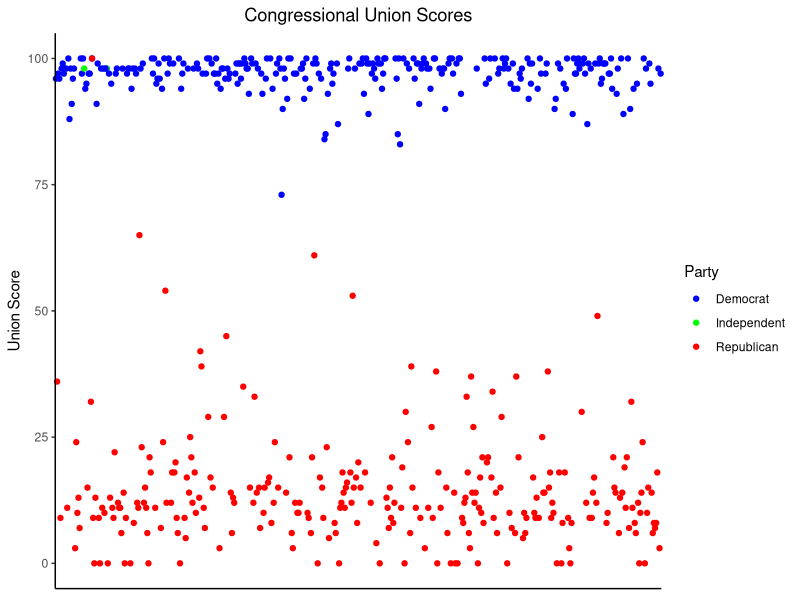
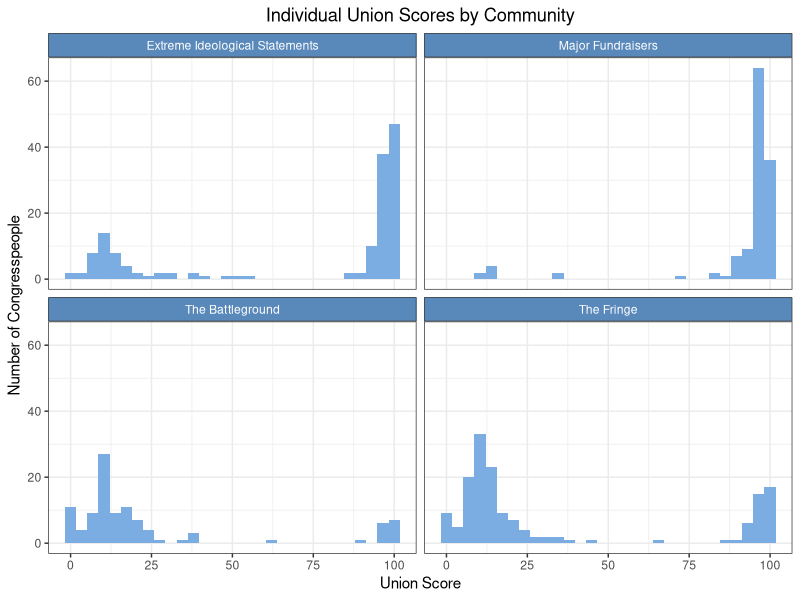
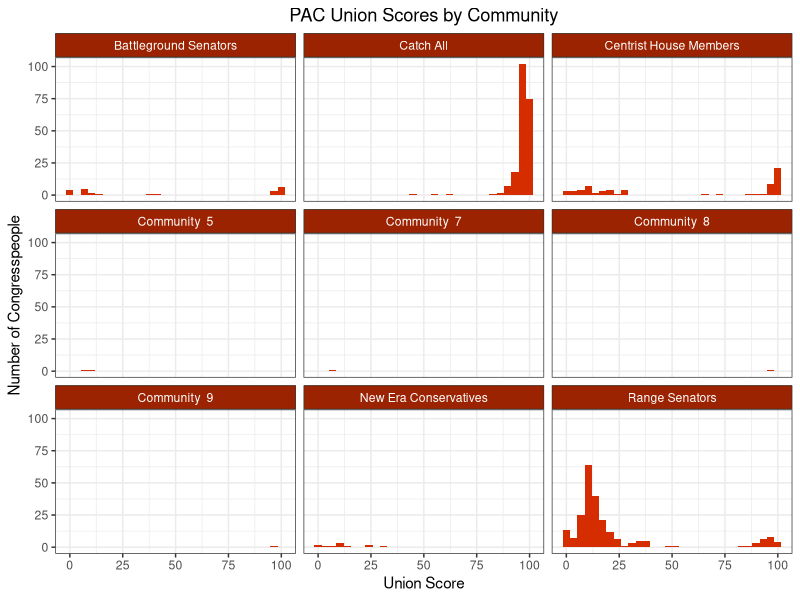
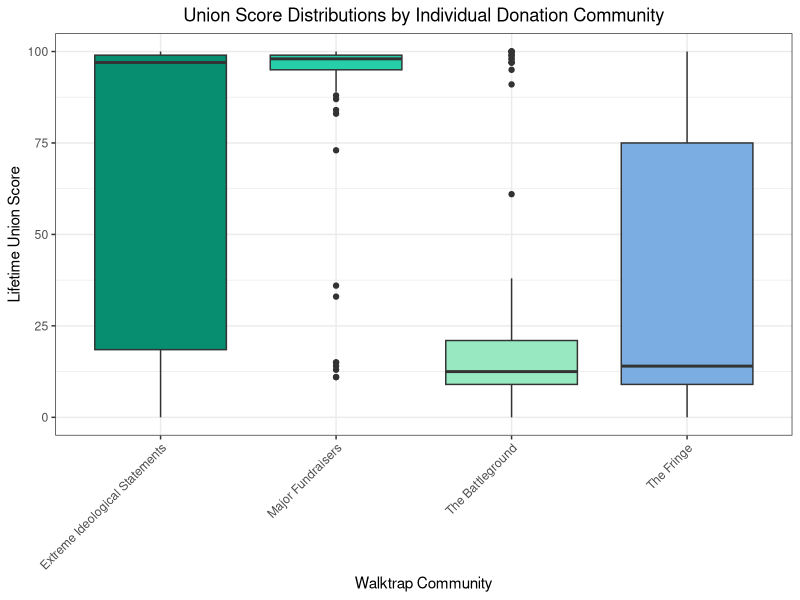
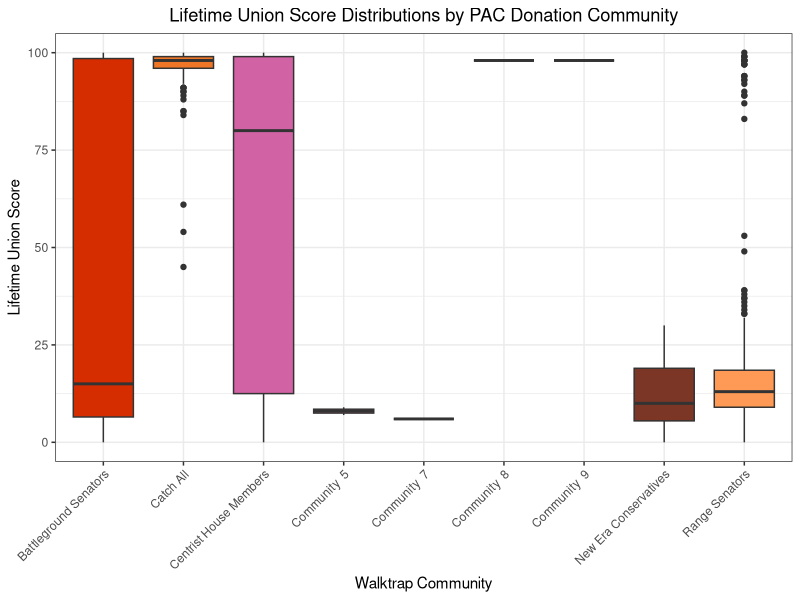
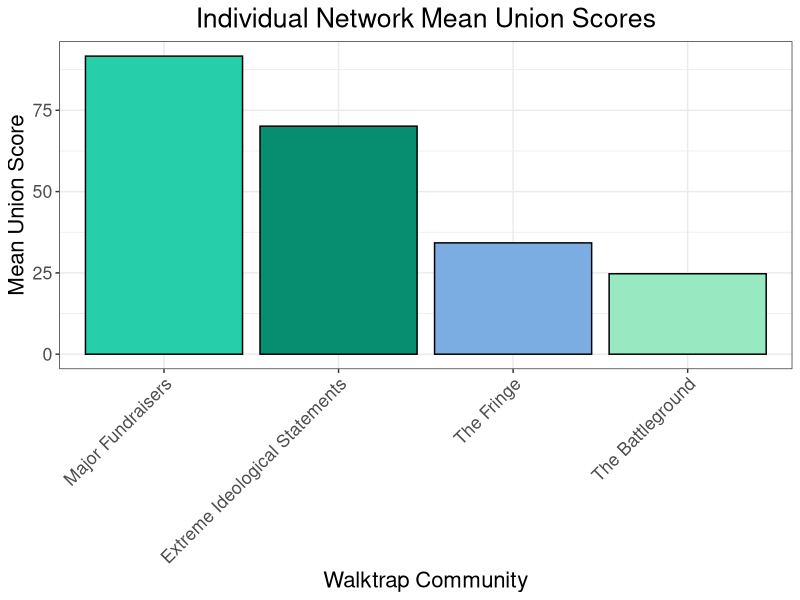
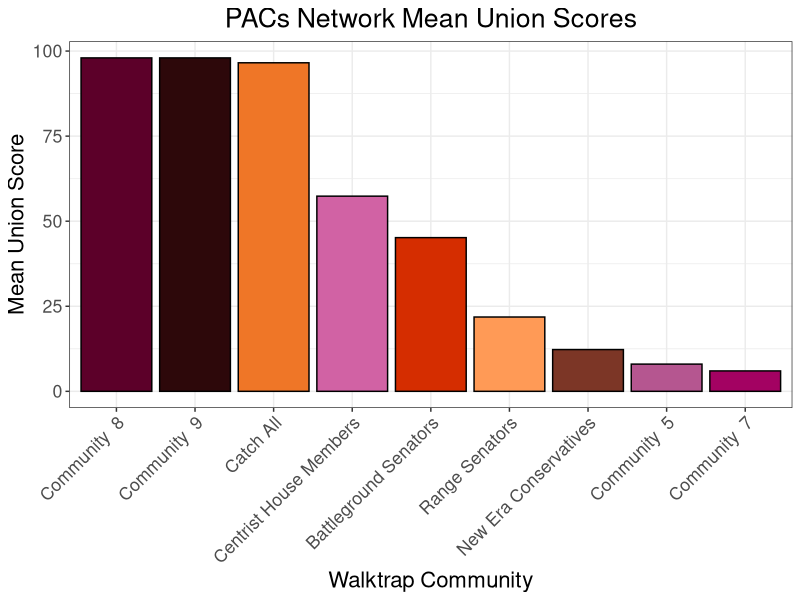

Reproduce these figures in R, in order.
## ---- chunk 1
#| echo: false
#| message: false

# This chunk loads any packages we need.
# Because "message: false", any R messages from this chunk do not appear in our paper.

library(kableExtra)
library(parameters)
library(tidyverse)
library(ggplot2)
## ---- chunk 2
individuals = read_csv("./analysis/individual_communities_and_scores.csv", show_col_types = FALSE)
individuals = individuals %>% 
  mutate(party = str_sub(congresspeople, -2, -2)) %>% 
  mutate(community = paste("Community", community))

individuals = individuals %>% 
  drop_na() %>% 
  rename(score = score1) %>% 
  rename(lifetime_score = lifetime_score1)

ggplot(individuals, mapping = aes(x = name, y = lifetime_score, color = party))+
  theme_classic()+
  geom_point() +
  coord_cartesian(clip = "off")+
  scale_color_manual(breaks = c("D", "I", "R"), 
                    values = c("blue", "green", "red"),
                    labels=c("Democrat", "Independent", "Republican")) + 
  labs(title = "Congressional Union Scores",
       y = "Union Score")+
  guides(color = guide_legend(title = "Party"))+
  theme(axis.title.x = element_blank(),
        axis.ticks.x = element_blank(),
        axis.text.x = element_blank(),
        plot.title = element_text(hjust=0.5))

## ---- chunk 3
individual_naming = function(c){
  if(c == 1){
    return("Major Fundraisers")
  }else if(c == 2){
    return("Extreme Ideological Statements")
  }else if (c == 3){
    return("The Fringe")
  }else if( c == 4){
    return("The Battleground")
  }else{
    return(paste("Community ", c))
  }
}

pac_naming = function(c){
  if(c == 1){
    return("Battleground Senators")
  }else if(c == 2){
    return("New Era Conservatives")
  }else if (c == 3){
    return("Range Senators")
  }else if( c == 4){
    return("Catch All")
  }else if(c == 6){
    return("Centrist House Members")
  } else{
    return(paste("Community ", c))
  }
}

individuals = read_csv("./analysis/individual_communities_and_scores.csv", show_col_types = FALSE)
pacs = read_csv("./analysis/pac_communities_and_scores.csv", show_col_types = FALSE)
individuals = individuals %>% 
  drop_na() %>% 
  mutate(party = str_sub(congresspeople, -2, -2)) %>% 
  rowwise() %>% 
  mutate(community = individual_naming(community)) %>% 
  unnest() 
individuals = individuals %>% 
  rename(score = score1) %>% 
  rename(lifetime_score = lifetime_score1)

pacs = pacs %>% 
  drop_na() %>% 
  rename(score = score1) %>% 
  rename(lifetime_score = lifetime_score1) %>% 
  rowwise() %>% 
  mutate(community = pac_naming(community)) %>% 
  unnest() 

cold_colors <- c("#078D70", "#26CEAA", "#98E8C1", "#7BADE2")
warm_colors <- c("#D52D00", "#EF7627", "#FF9A56", "#D162A4")
warm_colors2 <- c("#D52D00", "#EF7627", "#D162A4", "#B55690", "#A30262", "#5C0029", "#2D080A", "#7C3626", "#FF9A56")

## ---- chunk 4
ggplot(individuals, mapping = aes(x = lifetime_score))+
  theme_bw()+
  geom_histogram(fill="#7BADE2")+
  ggtitle("Individual Union Scores by Community")+
  labs(y = "Number of Congresspeople", x = "Union Score")+
  theme(plot.title = element_text(hjust=0.5),
        strip.background =element_rect(fill="#5988ba"),
        strip.text = element_text(colour = 'white'))+
  facet_wrap(~community)
## ---- chunk 5
ggplot(pacs, mapping = aes(x = lifetime_score))+
  theme_bw()+
  geom_histogram(fill=warm_colors[1])+
  ggtitle("PAC Union Scores by Community")+
  labs(y = "Number of Congresspeople", x = "Union Score")+
  theme(plot.title = element_text(hjust=0.5),
        strip.background =element_rect(fill="#9c2302"),
        strip.text = element_text(colour = 'white'))+
  facet_wrap(~community)

## ---- chunk 6
ggplot(individuals, mapping = aes(x = community, y = lifetime_score, fill=community))+
  scale_fill_manual(values = cold_colors) +
  geom_boxplot(alpha=1, show.legend = FALSE)+ #alpha is transparency
  labs(title = "Union Score Distributions by Individual Donation Community",
       x = "Walktrap Community",
       y = "Lifetime Union Score")+
  theme_bw()+
  guides(x = guide_axis(angle=45))+
  theme(plot.title = element_text(hjust = 0.5))
  
## ---- chunk 7
ggplot(pacs, mapping = aes(x = community, y = lifetime_score, fill=community))+
  scale_fill_manual(values = warm_colors2) +
  geom_boxplot(alpha=1, show.legend = FALSE)+ #alpha is transparency
  labs(title = "Lifetime Union Score Distributions by PAC Donation Community",
       x = "Walktrap Community",
       y = "Lifetime Union Score")+
  guides(x = guide_axis(angle=45))+
  theme_bw()+
  theme(plot.title = element_text(hjust = 0.5))

## ---- chunk 8
individual_means = individuals %>% 
  group_by(community) %>% 
  summarize(community_mean = mean(lifetime_score))

  ggplot(individual_means, mapping = aes(x = reorder(community, -community_mean), y = community_mean, fill = community))+
    theme_bw()+
    theme(plot.title = element_text(hjust=0.5),
          text=element_text(size=16, family="sans"))+
    scale_fill_manual(values=cold_colors)+
    ggtitle("Individual Network Mean Union Scores")+
    guides(x = guide_axis(angle=45))+
    labs(y = "Mean Union Score", x = "Walktrap Community")+
    geom_bar(stat="identity", show.legend = FALSE, color="black")
## ---- chunk 9
individual_anova = aov(lifetime_score ~ community, data = individuals)
summary(individual_anova)

## ---- chunk 10
pacs = pacs %>% 
  group_by(community) %>%
  filter(community != "Community 5") %>%
  filter(community != "Community 2") %>% 
  filter(community != "Community 7") %>% 
  filter(community != "Community 8") %>%
  filter(community != "Community 9") 

pacs_means = pacs %>% 
  summarize(community_mean = mean(lifetime_score))

ggplot(pacs_means, mapping = aes(x = reorder(community, -community_mean), y = community_mean, fill = community))+
  theme_bw()+
  theme(plot.title = element_text(hjust=0.5),
        text=element_text(size=16,  family="sans"))+
  scale_fill_manual(values=warm_colors2)+
  ggtitle("PACs Network Mean Union Scores")+
  guides(x = guide_axis(angle=45))+
  labs(y = "Mean Union Score", x = "Walktrap Community")+
  geom_bar(stat="identity", show.legend = FALSE, color="black")

## ---- chunk 11
pacs_anova = aov(lifetime_score ~ community, data = pacs)
summary(pacs_anova)
